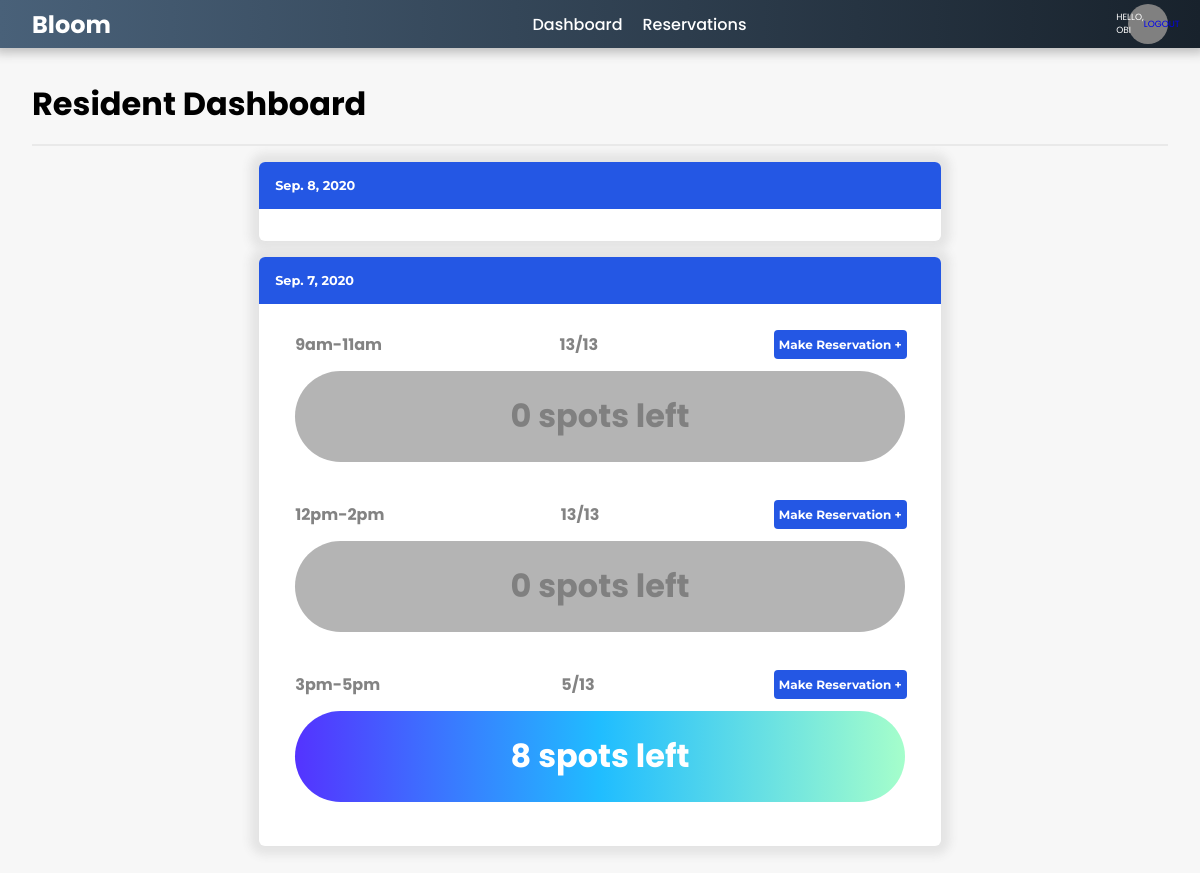
The app's page / (signed in) with its own data.
### reservations/models.py (models this page shows, shortened)
class Day(models.Model):
    company = models.ForeignKey(Company, related_name="day_set", null=True, on_delete=models.SET_NULL)
    today = date.today()
    tomorrow = today + timedelta(days=1)
    day = models.DateField(default=tomorrow, blank=False)
    date_created = models.DateField(default=today, blank=False, editable=True)
    notes = models.TextField(max_length=2000, null=True, blank=True)
    class Meta:
        ordering = ['-date_created']
    def name_day(self):
        date = self.day
        year = date.year
        month = calendar.month_abbr[date.month]
        day_num = date.day
        dayname = calendar.day_name[date.weekday()]
        return '{}. {}, {}'.format(month, day_num, str(year)[-6:])
    def __str__(self):
        return self.name_day()

class TimeSlot(models.Model):
    TIMESLOTS = (
        ('9am-11am','9am-11am'),
        ('12pm-2pm','12pm-2pm'),
        ('3pm-5pm','3pm-5pm'),
    )
    time_slot = models.CharField(max_length=10, null=True, choices=TIMESLOTS, default="Choose a time window")
    day = models.ForeignKey(Day, related_name="timeslot_set", null=True, on_delete= models.CASCADE)
    capacity = models.IntegerField(blank=True, default=13, editable=False)
    notes = models.TextField(max_length=2000, null=True, blank=True)

### reservations/views/views_user.py (the view)
# urls.py: path('', views_a_base.home_page, name='home'),
@login_required(login_url='login')
def home_page(request):
    days = Day.objects.all()[:2]
    today = days[0]
    tomorrow = days[1]
    customer = request.user.customer
    today_date = date.today()
    tomorrow_date = date.today() + timedelta(days=1)
    page_title = "Resident Dashboard"
    context = {
        'days':days,
        'customer':customer,
        'page_title': page_title,
    }
    template_name = '../templates/user_templates/home.html'
    return render(request, template_name, context)

### reservations/templatetags/tag_extras.py (called while the page is built)
@register.filter
def subtract(value, arg):
    return value - arg

### reservations/templates/user_templates/home.html (shortened to what this page needs)
{% extends "user_templates/base.html" %}
{% load static %}
{% load tag_extras %}
{% block content %}
{% for day in days %}
<div class="card card-lg day-card" id='day'>
    <header>
        <h4>{{day}}</h4>
    </header>
    <div class="body">
        {% for slot in day.timeslot_set.all %}
        <div class="slot">
            <h3 class="name">{{slot.time_slot}}</h3>
            <h2 class="name">{{slot.reservation_set.count}}/{{slot.capacity}}</h2>
            {% if slot.day != yesterday_date %}
                <button><a href="{% url 'create_reservation' slot.id customer.id %}">Make Reservation +</a></button>
            {% endif %}
            {% if slot.capacity != slot.reservation_set.count %}
                <div class="info">
                    <h1>
                        {{slot.capacity|subtract:slot.reservation_set.count}} spots left
                    </h1>
                </div>
            {% else %}
                <div class="info slot-full">
                    <h1>
                        {{slot.capacity|subtract:slot.reservation_set.count}} spots left
                    </h1>
                </div>
            {% endif %}
        </div>
        {% endfor %}
    </div>
</div>
{% endfor %}
{% endblock %}

### reservations/templates/user_templates/base.html (shortened to what this page needs)
{% load static %}
<!DOCTYPE html>
<html lang="en">
<head>
    <link rel="stylesheet" type="text/css" href="{% static 'css/user.css' %}">
</head>
<body>
    {%  include 'user_templates/navbar.html' %}
    <div class="content">
        {%  include 'base_templates/statsbar.html' %}
        <div class="section">
            {% block content %}
            {% endblock %}
        </div>
    </div>
</body>
</html>

### reservations/templates/user_templates/navbar.html
{% load static %}
<nav class="navbar">
    <h1><a href="{% url 'home' %}">Bloom</a></h1>
    <ul>
        <li><a href="{% url 'home' %}">Dashboard</a></li>
        <li><a href="{% url 'reservations' %}">Reservations</a></li>
    </ul>
    <div class="login">
        <div style="color: white">Hello, {{request.user}}</div>
        <a href="{% url 'logout' %}">Logout</a></div>
</nav>

### reservations/templates/base_templates/statsbar.html (shortened to what this page needs)
{% load static %}
<h1 class="title">{{page_title}}</h1>
<div class="stats">
</div>

### records on screen
Day: day "Sep. 8, 2020"
Day: day "Sep. 7, 2020"
TimeSlot: time_slot "9am-11am", reservation_set.count "13", capacity "13", shows "Make Reservation +", capacity|subtract "0"
TimeSlot: time_slot "12pm-2pm", reservation_set.count "13", capacity "13", shows "Make Reservation +", capacity|subtract "0"
TimeSlot: time_slot "3pm-5pm", reservation_set.count "5", capacity "13", shows "Make Reservation +", capacity|subtract "8"

### other values on screen
{{ request.user }} "OBI"
{{ page_title }} "Resident Dashboard"
